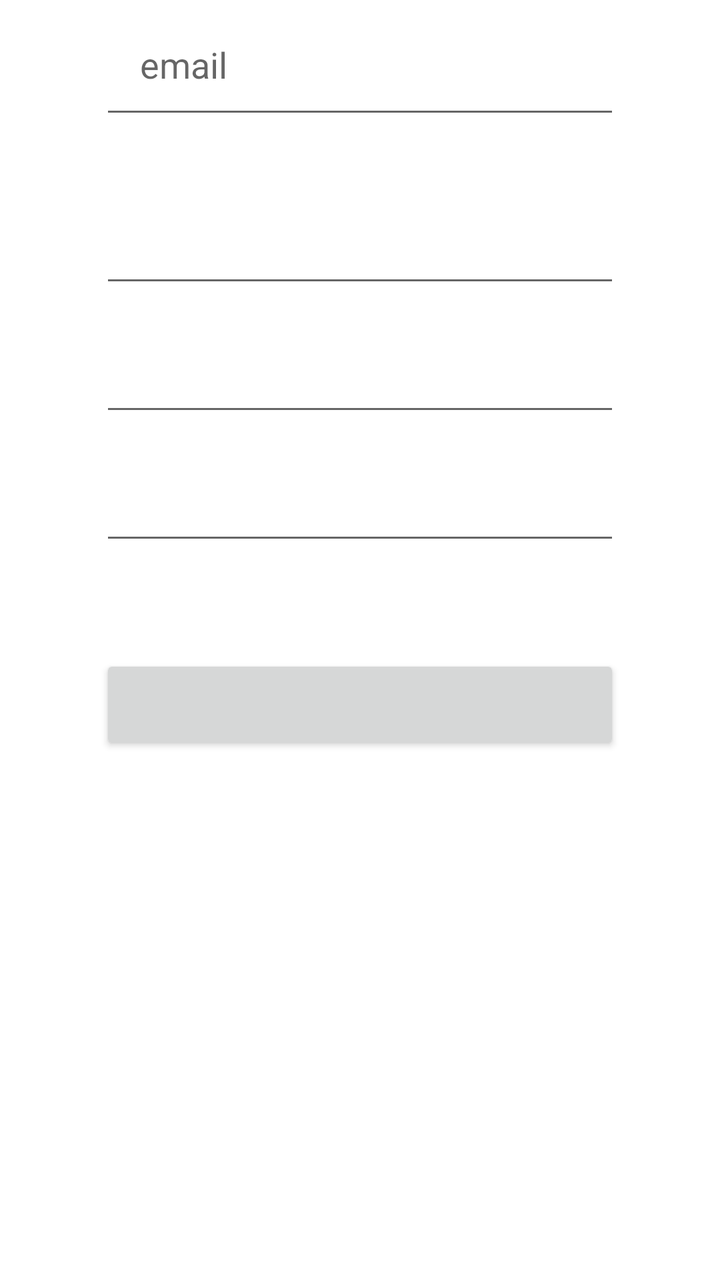
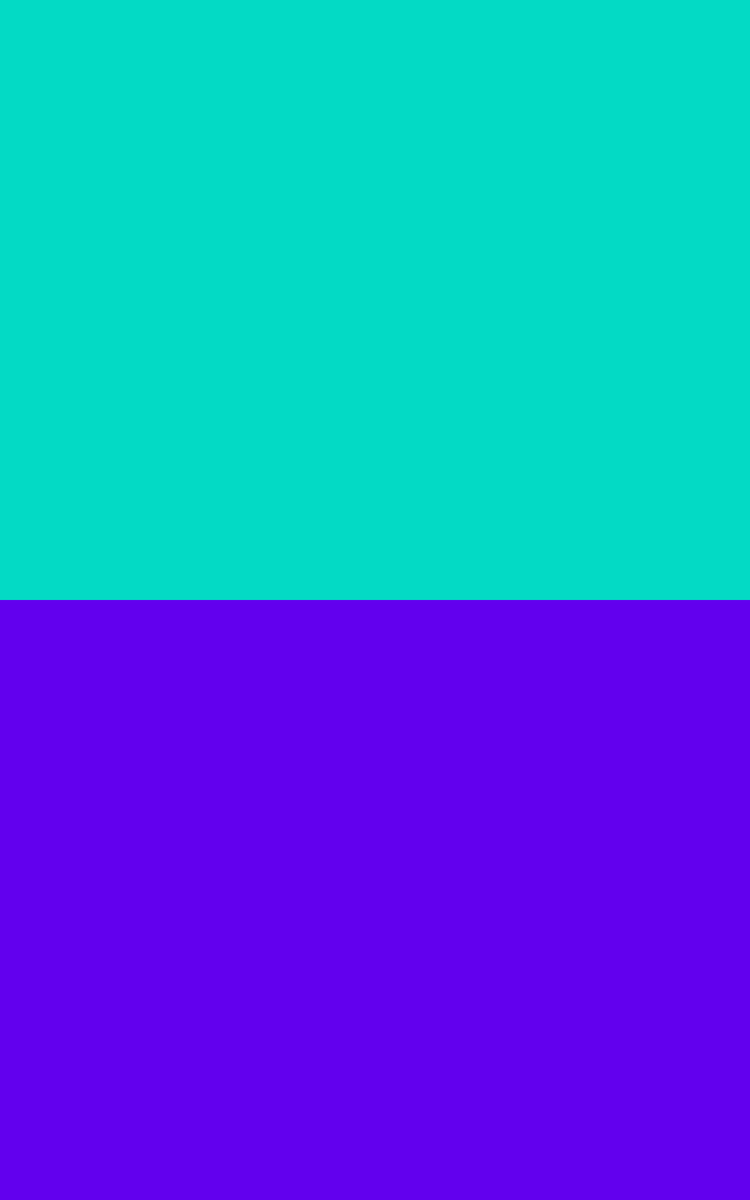

Compare how this app lays out the same screen by default and in its alternative resource folder. The renders come first, then the two layout files and the values they reference.
<!-- AndroidManifest.xml: application theme AppTheme -->
<!-- res/layout/activity_signup.xml -->
<?xml version="1.0" encoding="utf-8"?>
<androidx.constraintlayout.widget.ConstraintLayout xmlns:android="http://schemas.android.com/apk/res/android"
    android:layout_width="match_parent"
    android:layout_height="match_parent"
    xmlns:tools="http://schemas.android.com/tools"
    tools:context=".Signup">

    <LinearLayout
        android:id="@+id/layout_login"
        android:layout_width="match_parent"
        android:layout_height="wrap_content"
        android:gravity="center_vertical"
        android:layout_marginLeft="50dp"
        android:layout_marginRight="50dp"
        android:layout_marginTop="50dp"
        android:orientation="vertical">

        <EditText
            android:id="@+id/name_area"
            android:layout_width="match_parent"
            android:layout_height="wrap_content"
            android:layout_gravity="center_horizontal"
            android:inputType="textEmailAddress"
            android:hint="email"
            android:padding="20dp"
            android:layout_marginBottom="20dp"
            />

        <EditText
            android:id="@+id/email_area"
            android:layout_width="match_parent"
            android:layout_height="wrap_content"
            android:layout_gravity="center_horizontal"
            android:padding="20dp"/>
        <EditText
            android:id="@+id/password_area"
            android:layout_width="match_parent"
            android:layout_height="wrap_content"
            android:layout_gravity="center_horizontal"
            android:padding="20dp"/>
        <EditText
            android:id="@+id/pass"
            android:layout_width="match_parent"
            android:layout_height="wrap_content"
            android:layout_gravity="center_horizontal"
            android:padding="20dp"/>

        <Button
            android:id="@+id/signup_btn"
            android:layout_width="match_parent"
            android:layout_height="50dp"
            android:layout_gravity="center_horizontal"
            android:layout_marginTop="50dp"
            />

    </LinearLayout>
    
</androidx.constraintlayout.widget.ConstraintLayout>
<!-- resources referenced by this layout -->
<resources>
  <style name="AppTheme" parent="Theme.AppCompat.Light.NoActionBar">
          
          <item name="windowNoTitle">true</item>
          <item name="android:windowBackground">@color/white</item>
          <item name="colorPrimary">@color/colorPrimary</item>
          <item name="colorPrimaryDark">@color/colorPrimaryDark</item>
          <item name="colorAccent">@color/colorAccent</item>
      </style>
  <color name="white">#ffffff</color>
  <color name="colorPrimary">#6200EE</color>
  <color name="colorPrimaryDark">#3700B3</color>
  <color name="colorAccent">#03DAC5</color>
</resources>
<!-- res/layout-sw600dp/activity_signup.xml (the repository's variant of the layout above) -->
<!-- drawn on a 7-inch tablet held upright -->
<?xml version="1.0" encoding="utf-8"?>
<androidx.constraintlayout.widget.ConstraintLayout xmlns:android="http://schemas.android.com/apk/res/android"
    android:layout_width="match_parent"
    android:layout_height="match_parent"
    xmlns:tools="http://schemas.android.com/tools"
    tools:context=".Signup">

    <LinearLayout
        android:layout_width="match_parent"
        android:layout_height="match_parent"
        android:orientation="vertical"
        android:weightSum="2">

        <LinearLayout
            android:id="@+id/go_to_email"
            android:layout_width="match_parent"
            android:layout_height="0dp"
            android:layout_weight="1"
            android:background="@color/colorAccent"
            android:orientation="horizontal">

        </LinearLayout>

        <LinearLayout
            android:layout_width="match_parent"
            android:layout_height="0dp"
            android:layout_weight="1"
            android:background="@color/colorPrimary">

        </LinearLayout>

    </LinearLayout>
    
</androidx.constraintlayout.widget.ConstraintLayout>
<!-- resources referenced by the variant -->
<!-- as a 7-inch tablet held upright resolves them -->
<resources>
  <color name="colorAccent">#03DAC5</color>
  <color name="colorPrimary">#6200EE</color>
  <style name="AppTheme" parent="Theme.AppCompat.Light.NoActionBar">
          
          <item name="windowNoTitle">true</item>
          <item name="android:windowBackground">@color/white</item>
          <item name="colorPrimary">@color/colorPrimary</item>
          <item name="colorPrimaryDark">@color/colorPrimaryDark</item>
          <item name="colorAccent">@color/colorAccent</item>
      </style>
  <color name="white">#ffffff</color>
  <color name="colorPrimaryDark">#3700B3</color>
</resources>
